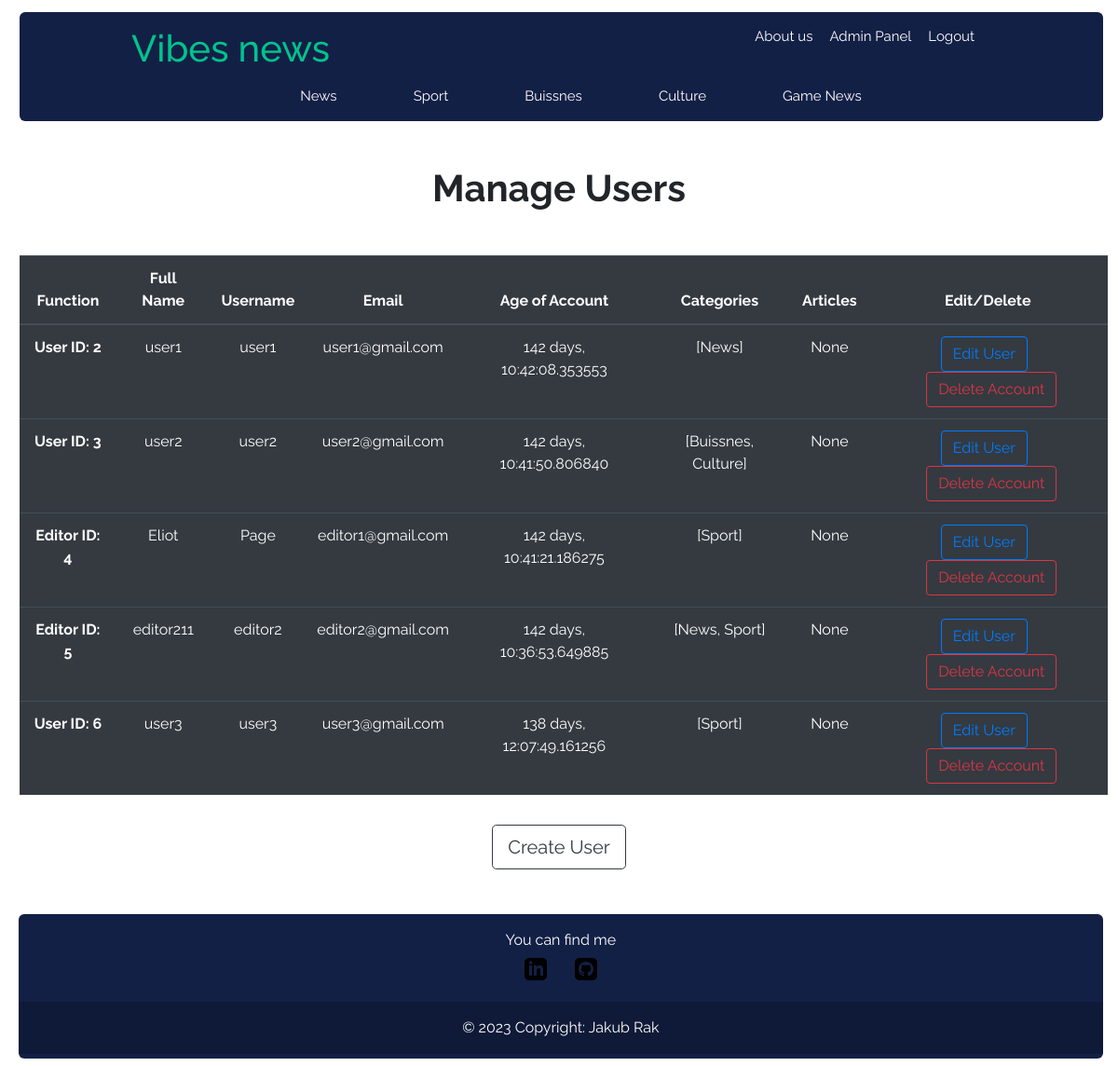
/admin_panel/manage_users (signed in), run on an earlier commit of the app's database.
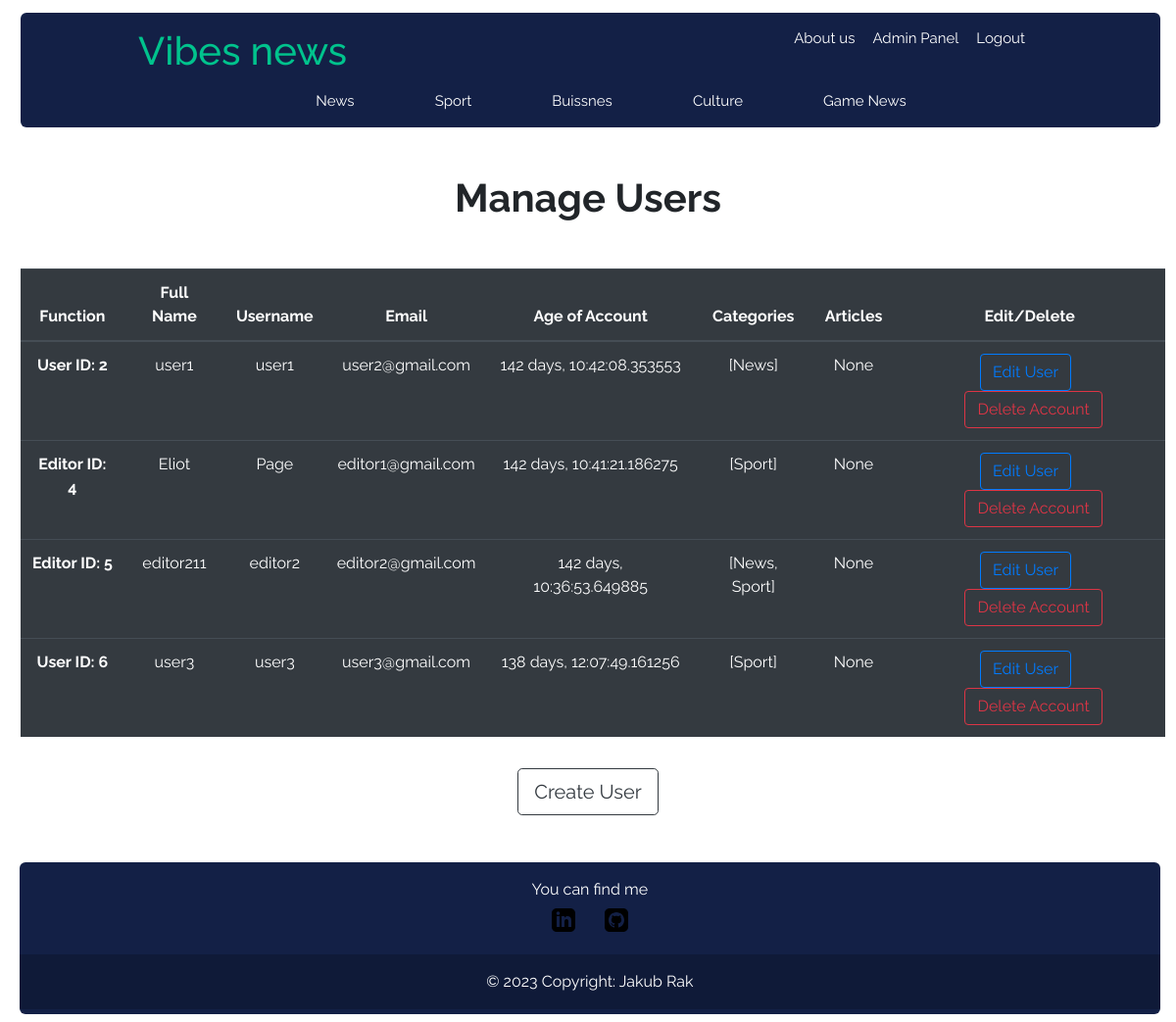
And on a later commit of the database.
### vibes/models.py (models this page shows, shortened)
class User(db.Model, UserMixin):
    id = db.Column (db.Integer, primary_key = True)
    fullname = db.Column (db.String(100), nullable = False)
    username = db.Column (db.String(100), unique = True, nullable = False)
    email = db.Column (db.String(250), unique = True, nullable = False)
    password = db.Column (db.String(255), nullable = False)
    admin_rights = db.Column (db.Integer, nullable = False, default = 0)
    create_time = db.Column (db.DateTime, nullable = False, default = datetime.utcnow)
    articles = db.relationship('Article', backref = 'author', lazy = True)
    category = db.relationship('Category', secondary = Rights, backref = 'users', lazy = True)

class Category(db.Model):
    id = db.Column (db.Integer, primary_key = True)
    name = db.Column (db.String(50), nullable = False)
    articles = db.relationship('Article', backref = 'category', lazy = True)
    def __repr__(self) -> str:
        return f"{self.name}"

### vibes/admin/routes.py (the view)
@admin.route("/admin_panel/manage_users" , methods= ["GET"])
@login_required
def manage_users():
    if (current_user.is_authenticated and current_user.admin_rights == 2):
        users: list[User] = User.query.filter(User.admin_rights < 2).all()
        time: object = datetime.utcnow()
        return render_template('manage_users.html', title = 'Admin Panel', users = users, time = time )
    else:
        abort(403)

### vibes/models.py (called while the page is built)
@login_manager.user_loader
def load_user(user_id: int) -> object:
    return User.query.get(int(user_id))

### vibes/templates/manage_users.html
{% extends "layout.html" %}
{% block content %}
    <div class="font-style-root d-flex flex-column mt-5">
        <div class="font-weight-bold h1 d-flex justify-content-center mb-5">Manage Users</div>
        <table class="table table-hover table-dark" style="margin-left: 0.4vw;">
            <thead>
                <tr>
                    <th class="text-center" scope="col">Function</th>
                    <th class="text-center" scope="col">Full Name</th>
                    <th class="text-center" scope="col">Username</th>
                    <th class="text-center" scope="col">Email</th>
                    <th class="text-center" scope="col">Age of Account</th>
                    <th class="text-center" scope="col">Categories</th>
                    <th class="text-center" scope="col">Articles</th>
                    <th class="text-center" scope="col">Edit/Delete</th>
                </tr>
            </thead>
            <tbody>
                {% for user in users %}
                <tr>
                    {% if user.admin_rights == 1 %}
                        <th class="text-center" scope="row">Editor ID: {{user.id}}</th>
                    {% else %}
                        <th class="text-center" scope="row">User ID: {{user.id}}</th>
                    {% endif %}
                        <td  class="text-center">{{user.fullname}}</td>
                        <td  class="text-center">{{user.username}}</td>
                        <td  class="text-center">{{user.email}}</td>
                        <td  class="text-center">{{(time - user.create_time)}}</td>
                        {% if user.category == [] %}
                            <td  class="text-center">None</td>
                        {% else %}
                            <td  class="text-center">{{user.category}}</td>
                        {% endif %}
                        {% if user.articles == [] %}
                            <td  class="text-center">None</td>
                        {% else %}
                            <td  class="text-center">{{user.articles}}</td>
                        {% endif %}
                    {% if current_user.admin_rights == 2 %}
                        <td  class="text-center">
                            <a class="btn btn-outline-primary mr-2" href="{{url_for('admin.edit_user', user_id = user.id)}}">Edit User </a>
                            <a class="btn btn-outline-danger ml-2" href="{{url_for('admin.delete_user', user_id = user.id)}}">Delete Account</a>
                        </td>
                    {% else %}
                        <td  class="text-center">
                            <a class="btn btn-outline-primary" href="{{url_for('editor.edit_user_editor', user_id = user.id)}}">Edit User </a>
                        </td>
                    {% endif %}
                </tr>
                {% endfor %}
            </tbody>
        </table>
        <div class="d-flex justify-content-center mt-3">
            {% if current_user.admin_rights == 2 %}
                <a class="btn btn-outline-dark btn-lg" href="{{url_for('admin.create_user')}}">Create User</a>
            {% elif current_user.admin_rights == 1 %}
                <a class="font-weight-bold d-flex justify-content-center" href="{{url_for('users.contact_admin')}}">Contact with admin if you want to create new users</a>
            {% endif %}
        </div>
    </div>
{% endblock content %}

What changed in the data, as far as the page shows it:
removed User: id "3", fullname "user2", username "user2", email "user2@gmail.com", (time-user.create_time) "142 days, 10:41:50.806840", category "[Buissnes, Culture]"
changed User "user1": email "user1@gmail.com" → "user2@gmail.com"
